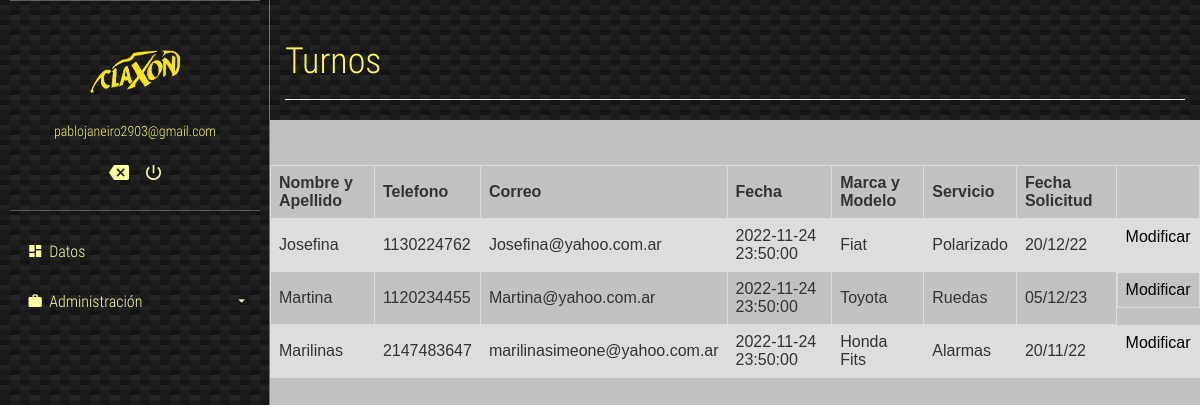
Screenshot of /verTurnos.php (signed in) with the database file from the repository.
### tables this page shows
CREATE TABLE `users` (
  `id` int(11) NOT NULL,
  `email` varchar(200) NOT NULL,
  `password` varchar(200) NOT NULL,
  `Tipo` varchar(15) DEFAULT 'Cliente'
);

CREATE TABLE `turnos` (
  `Nombre` varchar(200) NOT NULL,
  `Telefono` int(11) NOT NULL,
  `id` int(11) NOT NULL,
  `Correo` varchar(200) NOT NULL,
  `Fecha_Hora` datetime NOT NULL,
  `Marca_Modelo` varchar(100) NOT NULL,
  `Servicio` varchar(100) NOT NULL,
  `Fecha_Solicitud` varchar(15) NOT NULL
);

### verTurnos.php (the view, shortened to what this page needs)
<?php
  require 'database.php';
  if (isset($_SESSION['user_id'])) {
    $records = $conn->prepare('SELECT id, email, password FROM users WHERE id = :id');
    $records->bindParam(':id', $_SESSION['user_id']);
    $records->execute();
    $results = $records->fetch(PDO::FETCH_ASSOC);
    $user = null;
    if (count($results) > 0) {
      $user = $results;
    }
  }
?>
<head>
	<link rel="stylesheet" href="./css/main.css">
</head>
<body>
	<section class="full-box cover dashboard-sideBar">
		<div class="full-box dashboard-sideBar-ct">
			<div class="full-box dashboard-sideBar-UserInfo">
				<figure class="full-box">
				<img src="claxon2.png" alt="UserIcon">
					<figcaption class="text-center text-titles"><?= $user['email']; ?></figcaption>
				</figure>
				<ul class="full-box list-unstyled text-center">
					<li>
						<a href="index.php">
							<i class="zmdi zmdi-tag-close"></i>
						</a>
					</li>
					<li>
						<a href="logout.php" class="btn-exit-system">
							<i class="zmdi zmdi-power"></i>
						</a>
					</li>
				</ul>
			</div>
			<ul class="list-unstyled full-box dashboard-sideBar-Menu">
				<li>
					<a href="home.php">
						<i class="zmdi zmdi-view-dashboard zmdi-hc-fw"></i> Datos
					</a>
				</li>
				<li>
					<a class="btn-sideBar-SubMenu">
						<i class="zmdi zmdi-case zmdi-hc-fw"></i> Administración <i class="zmdi zmdi-caret-down pull-right"></i>
					</a>
					<ul class="list-unstyled full-box">
					</ul>
				</li>
			</ul>
		</div>
	</section>
	<section class="full-box dashboard-contentPage">
		<div class="container-fluid">
			<div class="page-header">
			  <h1 class="text-titles">Turnos</h1>
			</div>
		</div>
		<?php
	include("conexion.php");
  $query = "SELECT id, nombre, telefono, correo, fecha_hora, marca_modelo, servicio, fecha_solicitud FROM turnos";
        $resultado = $conexion->query($query);
            ?>
<form class="articulo" class="post" method="post">
	<br><br/>
<table>
  <tr>
    <th>Nombre y Apellido</th>
    <th>Telefono</th>
    <th>Correo</th>
	<th>Fecha</th>
	<th>Marca y Modelo</th>
	<th>Servicio</th>
	<th>Fecha Solicitud</th>
	<th></th>
  </tr>
  <?php
     while ($row = $resultado -> fetch_assoc()) {
  ?>
  <tr>
    <td><?php echo $row['nombre'] ?></td>
    <td><?php echo $row['telefono'] ?></td>
    <td><?php echo $row['correo'] ?></td>
	<td><?php echo $row['fecha_hora'] ?></td>
    <td><?php echo $row['marca_modelo'] ?></td>
    <td><?php echo $row['servicio'] ?></td>
	<td><?php echo $row['fecha_solicitud'] ?></td>
	<td style="display:flex; justify-content:center" ><a href="actualizarTurnos.php?id=<?php echo $row["id"]?>"  style="color:black; ">Modificar</a>
  </tr>
  <?php
}
?>
</table>
</form>
	</section>
</body>
</html>

### css/main.css (style rules this page uses)
body, html { background-color: rgb(194, 194, 194); width: 100%; height: 100%; margin: 0; padding: 0; position: relative; font-size: 16px; font-family: 'RobotoCondensed'; overflow: hidden; }
.full-box { margin: 0; padding: 0; width: 100%; box-sizing: border-box; }
.cover { background: 50% 50% no-repeat; background-size: cover; }
.text-titles { color: #fff958; font-family: 'RobotoCondensedLight' }
.dashboard-sideBar, .dashboard-contentPage { position: absolute; top: 0; height: 100%; transition: all .3s ease-in-out; }
.dashboard-sideBar, .dashboard-sideBar-ct { width: 270px; }
.dashboard-sideBar { left: 0; z-index: 2; background: linear-gradient(27deg, #151515 5px, transparent 5px) 0 5px, linear-gradient(207deg, #151515 5px, transparent 5px) 10px 0px, linear-gradient(27deg, #222 5px, transparent 5px) 0px 10px, linear-gradient(207deg, #222 5px, transparent 5px) 10px 5px, linear-gradient(90deg, #1b1b1b 10px, transparent 10px), linear-gradient(#1d1d1d 25%, #1a1a1a 25%, #1a1a1a 50%, transparent 50%, transparent 75%, #242424 75%, #242424); background-color: #131313; background-size: 20px 20px; border-right: 1px solid rgba(255, 255, 255, .4); overflow: hidden; }
.dashboard-sideBar-ct { position: relative; height: 100%; padding: 0 10px; padding-bottom: 30px; }
.dashboard-sideBar-UserInfo { border-top: 1px solid rgba(255, 255, 255, .3); border-bottom: 1px solid rgba(255, 255, 255, .3); color: #fff; font-size: 14px; padding: 20px 0; }
.dashboard-sideBar-UserInfo figure img { width: 100px; height: 100px; border-radius: 100%; display: block; margin: 0 auto; }
.dashboard-sideBar-UserInfo ul { margin-top: 15px; }
.dashboard-sideBar-UserInfo ul > li, .dashboard-sideBar-UserInfo ul > li > a { display: inline-block; color: rgb(255, 253, 158); }
.dashboard-sideBar-UserInfo ul > li > a { outline: none; font-size: 20px; padding: 7px; transition: all .3s ease-in-out; }
.dashboard-sideBar-Menu { padding-top: 15px; }
.dashboard-sideBar-Menu > li, .dashboard-sideBar-Menu > li > a, .dashboard-sideBar-Menu > li > ul > li, .dashboard-sideBar-Menu > li > ul > li > a { line-height: 50px; font-family: "RobotoCondensedLight"; display: block; color: rgb(255, 253, 158); text-decoration: none; border-radius: 4px; transition: all .3s ease-in-out; position: relative; }
.dashboard-sideBar-Menu > li > a > i.zmdi-caret-down { line-height: 50px; transition: all .3s ease-in-out; }
.dashboard-sideBar-Menu > li > a { padding: 0 15px; box-sizing: border-box; height: 50px; outline: none; }
.dashboard-sideBar-Menu > li > ul { position: relative; padding-top: 7px; height: 0; overflow: hidden; }
.dashboard-contentPage { right: 0; z-index: 1; padding-left: 270px; }

### verTurnos.php (style rules this page uses)
table { font-family: arial, sans-serif; border-collapse: collapse; width: 100%; }
td, th { border: 1px solid #dddddd; text-align: left; padding: 8px; }
tr:nth-child(even) { background-color: #dddddd; }

### rows the page displays
users: email "pablojaneiro2903@gmail.com"
turnos: Nombre "Josefina", Telefono "1130224762", Correo "Josefina@yahoo.com.ar", Fecha_Hora "2022-11-24 23:50:00", Marca_Modelo "Fiat", Servicio "Polarizado", Fecha_Solicitud "20/12/22"
turnos: Nombre "Martina", Telefono "1120234455", Correo "Martina@yahoo.com.ar", Fecha_Hora "2022-11-24 23:50:00", Marca_Modelo "Toyota", Servicio "Ruedas", Fecha_Solicitud "05/12/23"
turnos: Nombre "Marilinas", Telefono "2147483647", Correo "marilinasimeone@yahoo.com.ar", Fecha_Hora "2022-11-24 23:50:00", Marca_Modelo "Honda Fits", Servicio "Alarmas", Fecha_Solicitud "20/11/22"
